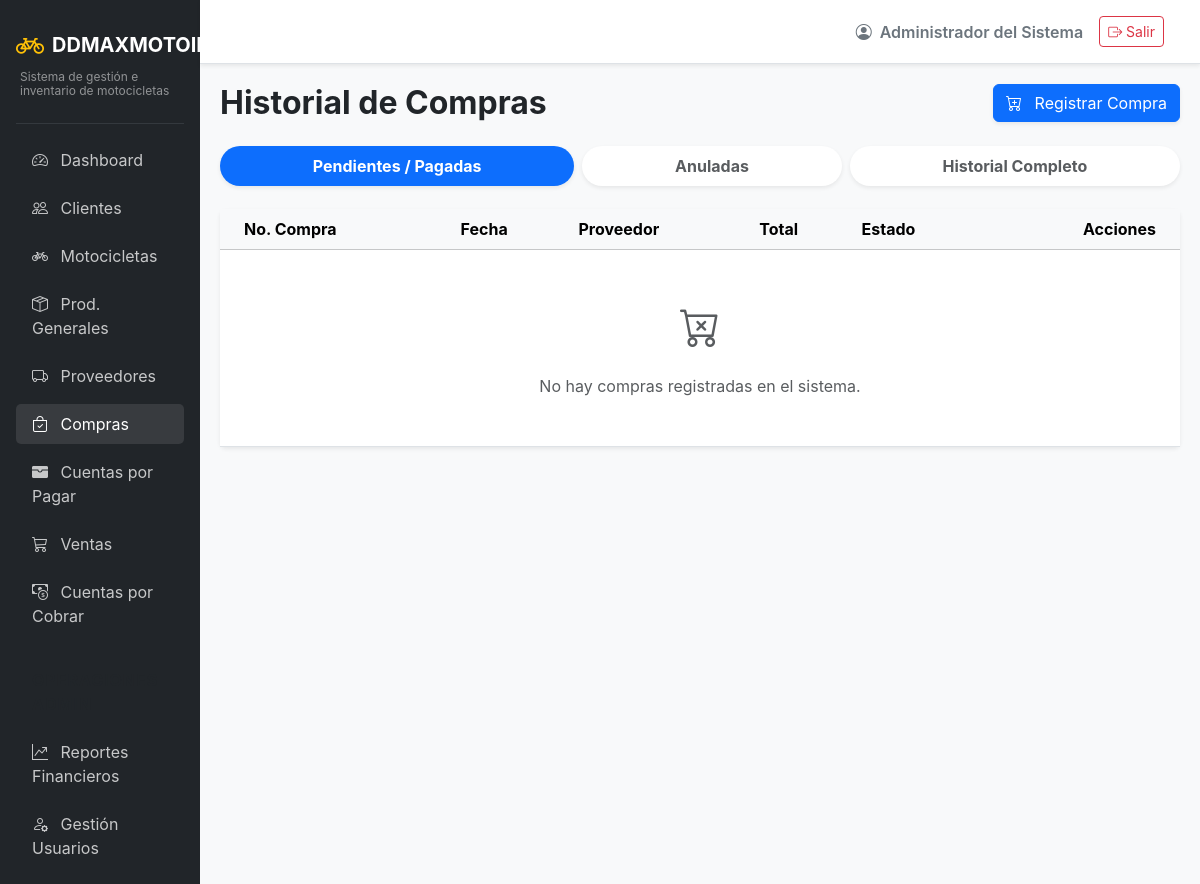
Page /purchases/ (signed in) on the earlier database version.
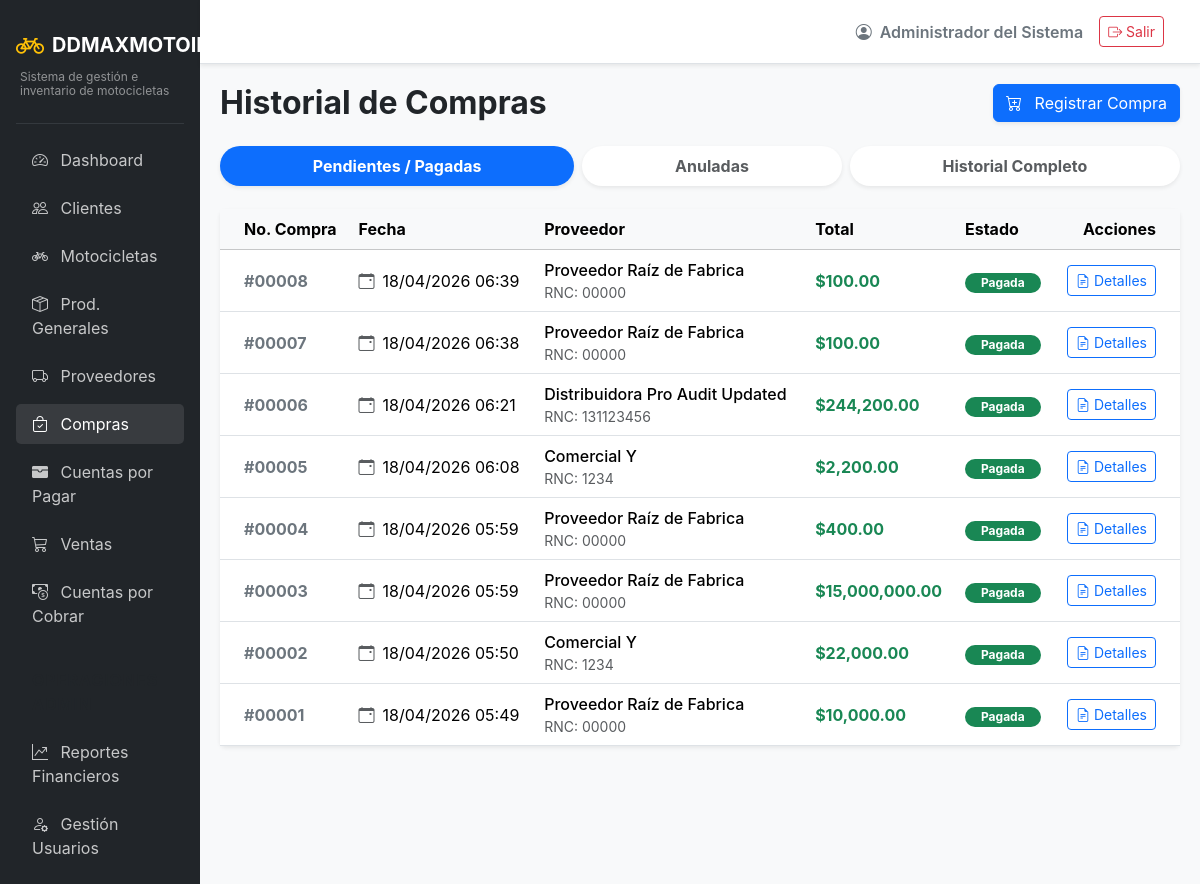
Same page on the later database version.
### app/models/transactions.py (models this page shows)
class Compras(db.Model):
    __tablename__ = 'compras'
    id = db.Column(db.Integer, primary_key=True)
    proveedor_id = db.Column(db.Integer, db.ForeignKey('proveedores.id'), nullable=False)
    fecha = db.Column(db.DateTime, default=datetime.utcnow)
    tipo = db.Column(db.String(20), nullable=False, server_default='contado') # contado, credito
    costo_total = db.Column(db.Numeric(12, 2), nullable=False)
    pago_inicial = db.Column(db.Numeric(12, 2), default=0)
    metodo_pago = db.Column(db.String(50))
    estado = db.Column(db.String(20), default='pendiente') # pendiente, anulada, pagada, parcial
    created_at = db.Column(db.DateTime, default=datetime.utcnow)
    proveedor = db.relationship('Proveedores', backref='compras')
    detalles = db.relationship('DetalleCompra', backref='compra', lazy=True)

### app/models/entities.py (models this page shows)
class Proveedores(db.Model):
    __tablename__ = 'proveedores'
    id = db.Column(db.Integer, primary_key=True)
    nombre = db.Column(db.String(150), unique=True, nullable=False)
    rnc = db.Column(db.String(50))
    telefono = db.Column(db.String(20))
    direccion = db.Column(db.String(255))
    contacto = db.Column(db.String(100))
    estado = db.Column(db.String(20), default='activo')
    created_at = db.Column(db.DateTime, default=datetime.utcnow)

### app/routes/purchases.py (the view)
@purchases_bp.route('/')
def list_purchases():
    estado = request.args.get('estado', 'pendientes')
    query = Compras.query
    if estado == 'pendientes':
        query = query.filter(Compras.estado.in_(['pendiente', 'parcial', 'pagada']))
    elif estado == 'anuladas':
        query = query.filter(Compras.estado == 'anulada')
    compras = query.options(joinedload(Compras.proveedor)).order_by(Compras.fecha.desc()).all()
    return render_template('purchases/list.html', compras=compras, estado_actual=estado)

### app/models/auth.py (called while the page is built)
@login_manager.user_loader
def load_user(user_id):
    return db.session.get(Usuarios, int(user_id))

### app/templates/purchases/list.html (shortened to what the changed rows need)
{% extends "base.html" %}
{% block content %}
<div class="d-flex justify-content-between align-items-center mb-4">
    <h2 class="fw-bold mb-0">Historial de Compras</h2>
</div>
<div class="card shadow-sm border-0">
    <div class="card-body p-0">
        <div class="table-responsive">
            <table class="table table-hover align-middle mb-0">
                <thead class="table-light">
                    <tr>
                        <th class="ps-4">No. Compra</th>
                        <th>Fecha</th>
                        <th>Proveedor</th>
                        <th>Total</th>
                        <th>Estado</th>
                        <th class="text-end pe-4">Acciones</th>
                    </tr>
                </thead>
                <tbody>
                    {% for compra in compras %}
                    <tr>
                        <td class="ps-4 fw-bold text-secondary">
                            #{{ "{:05d}".format(compra.id) }}
                        </td>
                        <td>
                            <div class="d-flex align-items-center">
                                <i class="bi bi-calendar-event text-muted me-2"></i>
                                {{ compra.fecha.strftime('%d/%m/%Y %H:%M') if compra.fecha else 'N/A' }}
                            </div>
                        </td>
                        <td>
                            <div class="fw-medium">{{ compra.proveedor.nombre if compra.proveedor else 'No registrado' }}</div>
                            <div class="small text-muted">RNC: {{ compra.proveedor.rnc if compra.proveedor else 'N/A' }}</div>
                        </td>
                        <td>
                            <strong class="text-success">${{ "{:,.2f}".format(compra.costo_total) }}</strong>
                        </td>
                        <td>
                            {% if compra.estado == 'pagada' %}
                                <span class="badge bg-success rounded-pill px-3">Pagada</span>
                            {% elif compra.estado == 'parcial' %}
                                <span class="badge bg-info text-dark rounded-pill px-3">Parcial</span>
                            {% elif compra.estado == 'pendiente' %}
                                <span class="badge bg-primary rounded-pill px-3">Pendiente</span>
                            {% elif compra.estado == 'anulada' %}
                                <span class="badge bg-danger rounded-pill px-3">Anulada</span>
                            {% else %}
                                <span class="badge bg-secondary rounded-pill px-3">{{ compra.estado|capitalize }}</span>
                            {% endif %}
                        </td>
                        <td class="text-end pe-4">
                            <a href="{{ url_for('purchases.detail_purchase', id=compra.id) }}" class="btn btn-sm btn-outline-primary" data-bs-toggle="tooltip" title="Ver Detalles">
                                <i class="bi bi-file-earmark-text"></i> Detalles
                            </a>
                        </td>
                    </tr>
                    {% else %}
                    <tr>
                        <td colspan="7" class="text-center py-5 text-muted">
                            <i class="bi bi-cart-x fs-1 d-block mb-3"></i>
                            No hay compras registradas en el sistema.
                        </td>
                    </tr>
                    {% endfor %}
                </tbody>
            </table>
        </div>
    </div>
</div>
{% endblock %}

Differences in the rows shown:
added Compras: id "00008", fecha "18/04/2026 06:39", proveedor "Proveedor Raíz de Fabrica", proveedor "00000", costo_total "100.00", estado "Pagada"
now on this page (row edited): Compras: id "00007", fecha "18/04/2026 06:38", proveedor "Proveedor Raíz de Fabrica", proveedor "00000", costo_total "100.00", estado "Pagada"
now on this page (row edited): Compras: id "00006", fecha "18/04/2026 06:21", proveedor "Distribuidora Pro Audit Updated", proveedor "131123456", costo_total "244,200.00", estado "Pagada"
now on this page (row edited): Compras: id "00005", fecha "18/04/2026 06:08", proveedor "Comercial Y", proveedor "1234", costo_total "2,200.00", estado "Pagada"
now on this page (row edited): Compras: id "00004", fecha "18/04/2026 05:59", proveedor "Proveedor Raíz de Fabrica", proveedor "00000", costo_total "400.00", estado "Pagada"
now on this page (row edited): Compras: id "00003", fecha "18/04/2026 05:59", proveedor "Proveedor Raíz de Fabrica", proveedor "00000", costo_total "15,000,000.00", estado "Pagada"
now on this page (row edited): Compras: id "00002", fecha "18/04/2026 05:50", proveedor "Comercial Y", proveedor "1234", costo_total "22,000.00", estado "Pagada"
now on this page (row edited): Compras: id "00001", fecha "18/04/2026 05:49", proveedor "Proveedor Raíz de Fabrica", proveedor "00000", costo_total "10,000.00", estado "Pagada"
Other differences:
text no longer shown: "No hay compras registradas en el sistema."
